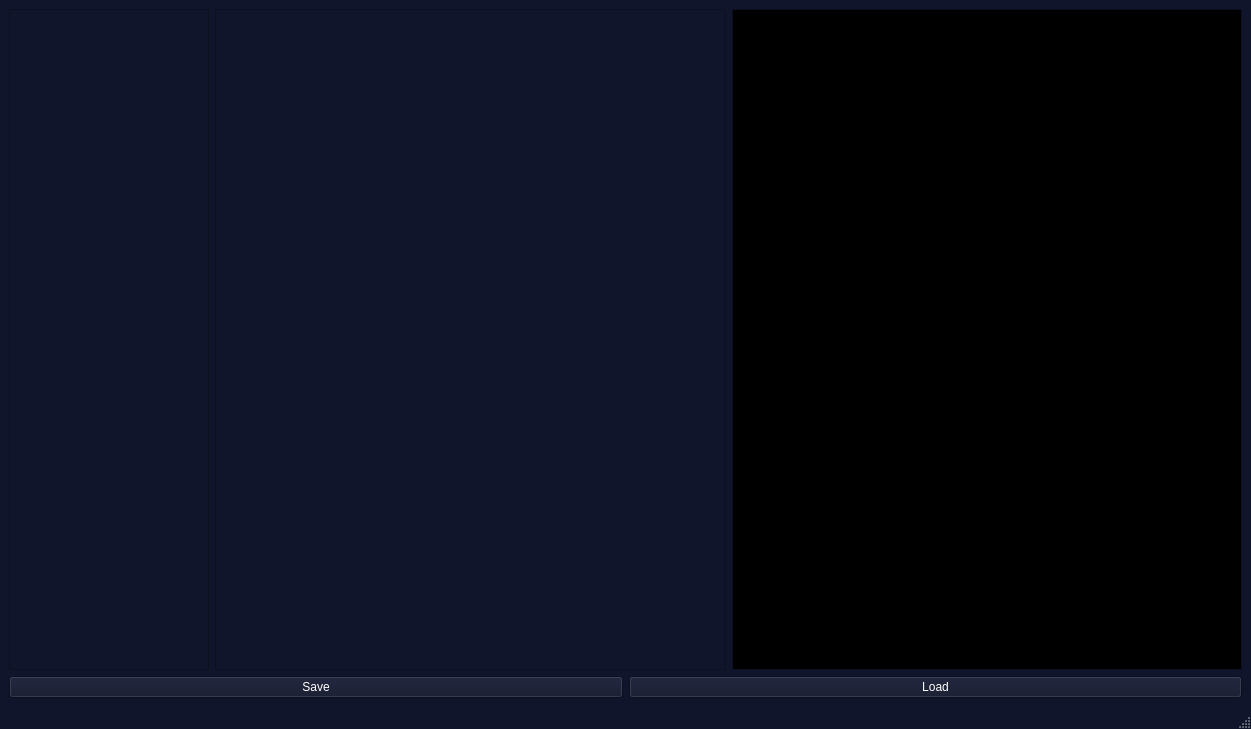
<?xml version="1.0" encoding="UTF-8"?>
<ui version="4.0">
 <class>MainWindow</class>
 <widget class="QMainWindow" name="MainWindow">
  <property name="geometry">
   <rect>
    <x>0</x>
    <y>0</y>
    <width>1251</width>
    <height>729</height>
   </rect>
  </property>
  <property name="palette">
   <palette>
    <active>
     <colorrole role="WindowText">
      <brush brushstyle="SolidPattern">
       <color alpha="255">
        <red>255</red>
        <green>255</green>
        <blue>255</blue>
       </color>
      </brush>
     </colorrole>
     <colorrole role="Button">
      <brush brushstyle="SolidPattern">
       <color alpha="255">
        <red>17</red>
        <green>21</green>
        <blue>43</blue>
       </color>
      </brush>
     </colorrole>
     <colorrole role="Light">
      <brush brushstyle="SolidPattern">
       <color alpha="255">
        <red>25</red>
        <green>31</green>
        <blue>65</blue>
       </color>
      </brush>
     </colorrole>
     <colorrole role="Midlight">
      <brush brushstyle="SolidPattern">
       <color alpha="255">
        <red>21</red>
        <green>26</green>
        <blue>54</blue>
       </color>
      </brush>
     </colorrole>
     <colorrole role="Dark">
      <brush brushstyle="SolidPattern">
       <color alpha="255">
        <red>8</red>
        <green>10</green>
        <blue>22</blue>
       </color>
      </brush>
     </colorrole>
     <colorrole role="Mid">
      <brush brushstyle="SolidPattern">
       <color alpha="255">
        <red>11</red>
        <green>14</green>
        <blue>29</blue>
       </color>
      </brush>
     </colorrole>
     <colorrole role="Text">
      <brush brushstyle="SolidPattern">
       <color alpha="255">
        <red>255</red>
        <green>255</green>
        <blue>255</blue>
       </color>
      </brush>
     </colorrole>
     <colorrole role="BrightText">
      <brush brushstyle="SolidPattern">
       <color alpha="255">
        <red>255</red>
        <green>255</green>
        <blue>255</blue>
       </color>
      </brush>
     </colorrole>
     <colorrole role="ButtonText">
      <brush brushstyle="SolidPattern">
       <color alpha="255">
        <red>255</red>
        <green>255</green>
        <blue>255</blue>
       </color>
      </brush>
     </colorrole>
     <colorrole role="Base">
      <brush brushstyle="SolidPattern">
       <color alpha="255">
        <red>0</red>
        <green>0</green>
        <blue>0</blue>
       </color>
      </brush>
     </colorrole>
     <colorrole role="Window">
      <brush brushstyle="SolidPattern">
       <color alpha="255">
        <red>17</red>
        <green>21</green>
        <blue>43</blue>
       </color>
      </brush>
     </colorrole>
     <colorrole role="Shadow">
      <brush brushstyle="SolidPattern">
       <color alpha="255">
        <red>0</red>
        <green>0</green>
        <blue>0</blue>
       </color>
      </brush>
     </colorrole>
     <colorrole role="AlternateBase">
      <brush brushstyle="SolidPattern">
       <color alpha="255">
        <red>8</red>
        <green>10</green>
        <blue>21</blue>
       </color>
      </brush>
     </colorrole>
     <colorrole role="ToolTipBase">
      <brush brushstyle="SolidPattern">
       <color alpha="255">
        <red>255</red>
        <green>255</green>
        <blue>220</blue>
       </color>
      </brush>
     </colorrole>
     <colorrole role="ToolTipText">
      <brush brushstyle="SolidPattern">
       <color alpha="255">
        <red>0</red>
        <green>0</green>
        <blue>0</blue>
       </color>
      </brush>
     </colorrole>
     <colorrole role="PlaceholderText">
      <brush brushstyle="SolidPattern">
       <color alpha="127">
        <red>255</red>
        <green>255</green>
        <blue>255</blue>
       </color>
      </brush>
     </colorrole>
     <colorrole role="Accent">
      <brush brushstyle="SolidPattern">
       <color alpha="255">
        <red>0</red>
        <green>0</green>
        <blue>0</blue>
       </color>
      </brush>
     </colorrole>
    </active>
    <inactive>
     <colorrole role="WindowText">
      <brush brushstyle="SolidPattern">
       <color alpha="255">
        <red>255</red>
        <green>255</green>
        <blue>255</blue>
       </color>
      </brush>
     </colorrole>
     <colorrole role="Button">
      <brush brushstyle="SolidPattern">
       <color alpha="255">
        <red>17</red>
        <green>21</green>
        <blue>43</blue>
       </color>
      </brush>
     </colorrole>
     <colorrole role="Light">
      <brush brushstyle="SolidPattern">
       <color alpha="255">
        <red>25</red>
        <green>31</green>
        <blue>65</blue>
       </color>
      </brush>
     </colorrole>
     <colorrole role="Midlight">
      <brush brushstyle="SolidPattern">
       <color alpha="255">
        <red>21</red>
        <green>26</green>
        <blue>54</blue>
       </color>
      </brush>
     </colorrole>
     <colorrole role="Dark">
      <brush brushstyle="SolidPattern">
       <color alpha="255">
        <red>8</red>
        <green>10</green>
        <blue>22</blue>
       </color>
      </brush>
     </colorrole>
     <colorrole role="Mid">
      <brush brushstyle="SolidPattern">
       <color alpha="255">
        <red>11</red>
        <green>14</green>
        <blue>29</blue>
       </color>
      </brush>
     </colorrole>
     <colorrole role="Text">
      <brush brushstyle="SolidPattern">
       <color alpha="255">
        <red>255</red>
        <green>255</green>
        <blue>255</blue>
       </color>
      </brush>
     </colorrole>
     <colorrole role="BrightText">
      <brush brushstyle="SolidPattern">
       <color alpha="255">
        <red>255</red>
        <green>255</green>
        <blue>255</blue>
       </color>
      </brush>
     </colorrole>
     <colorrole role="ButtonText">
      <brush brushstyle="SolidPattern">
       <color alpha="255">
        <red>255</red>
        <green>255</green>
        <blue>255</blue>
       </color>
      </brush>
     </colorrole>
     <colorrole role="Base">
      <brush brushstyle="SolidPattern">
       <color alpha="255">
        <red>0</red>
        <green>0</green>
        <blue>0</blue>
       </color>
      </brush>
     </colorrole>
     <colorrole role="Window">
      <brush brushstyle="SolidPattern">
       <color alpha="255">
        <red>17</red>
        <green>21</green>
        <blue>43</blue>
       </color>
      </brush>
     </colorrole>
     <colorrole role="Shadow">
      <brush brushstyle="SolidPattern">
       <color alpha="255">
        <red>0</red>
        <green>0</green>
        <blue>0</blue>
       </color>
      </brush>
     </colorrole>
     <colorrole role="AlternateBase">
      <brush brushstyle="SolidPattern">
       <color alpha="255">
        <red>8</red>
        <green>10</green>
        <blue>21</blue>
       </color>
      </brush>
     </colorrole>
     <colorrole role="ToolTipBase">
      <brush brushstyle="SolidPattern">
       <color alpha="255">
        <red>255</red>
        <green>255</green>
        <blue>220</blue>
       </color>
      </brush>
     </colorrole>
     <colorrole role="ToolTipText">
      <brush brushstyle="SolidPattern">
       <color alpha="255">
        <red>0</red>
        <green>0</green>
        <blue>0</blue>
       </color>
      </brush>
     </colorrole>
     <colorrole role="PlaceholderText">
      <brush brushstyle="SolidPattern">
       <color alpha="127">
        <red>255</red>
        <green>255</green>
        <blue>255</blue>
       </color>
      </brush>
     </colorrole>
     <colorrole role="Accent">
      <brush brushstyle="SolidPattern">
       <color alpha="255">
        <red>0</red>
        <green>0</green>
        <blue>0</blue>
       </color>
      </brush>
     </colorrole>
    </inactive>
    <disabled>
     <colorrole role="WindowText">
      <brush brushstyle="SolidPattern">
       <color alpha="255">
        <red>8</red>
        <green>10</green>
        <blue>22</blue>
       </color>
      </brush>
     </colorrole>
     <colorrole role="Button">
      <brush brushstyle="SolidPattern">
       <color alpha="255">
        <red>17</red>
        <green>21</green>
        <blue>43</blue>
       </color>
      </brush>
     </colorrole>
     <colorrole role="Light">
      <brush brushstyle="SolidPattern">
       <color alpha="255">
        <red>25</red>
        <green>31</green>
        <blue>65</blue>
       </color>
      </brush>
     </colorrole>
     <colorrole role="Midlight">
      <brush brushstyle="SolidPattern">
       <color alpha="255">
        <red>21</red>
        <green>26</green>
        <blue>54</blue>
       </color>
      </brush>
     </colorrole>
     <colorrole role="Dark">
      <brush brushstyle="SolidPattern">
       <color alpha="255">
        <red>8</red>
        <green>10</green>
        <blue>22</blue>
       </color>
      </brush>
     </colorrole>
     <colorrole role="Mid">
      <brush brushstyle="SolidPattern">
       <color alpha="255">
        <red>11</red>
        <green>14</green>
        <blue>29</blue>
       </color>
      </brush>
     </colorrole>
     <colorrole role="Text">
      <brush brushstyle="SolidPattern">
       <color alpha="255">
        <red>8</red>
        <green>10</green>
        <blue>22</blue>
       </color>
      </brush>
     </colorrole>
     <colorrole role="BrightText">
      <brush brushstyle="SolidPattern">
       <color alpha="255">
        <red>255</red>
        <green>255</green>
        <blue>255</blue>
       </color>
      </brush>
     </colorrole>
     <colorrole role="ButtonText">
      <brush brushstyle="SolidPattern">
       <color alpha="255">
        <red>8</red>
        <green>10</green>
        <blue>22</blue>
       </color>
      </brush>
     </colorrole>
     <colorrole role="Base">
      <brush brushstyle="SolidPattern">
       <color alpha="255">
        <red>17</red>
        <green>21</green>
        <blue>43</blue>
       </color>
      </brush>
     </colorrole>
     <colorrole role="Window">
      <brush brushstyle="SolidPattern">
       <color alpha="255">
        <red>17</red>
        <green>21</green>
        <blue>43</blue>
       </color>
      </brush>
     </colorrole>
     <colorrole role="Shadow">
      <brush brushstyle="SolidPattern">
       <color alpha="255">
        <red>0</red>
        <green>0</green>
        <blue>0</blue>
       </color>
      </brush>
     </colorrole>
     <colorrole role="AlternateBase">
      <brush brushstyle="SolidPattern">
       <color alpha="255">
        <red>17</red>
        <green>21</green>
        <blue>43</blue>
       </color>
      </brush>
     </colorrole>
     <colorrole role="ToolTipBase">
      <brush brushstyle="SolidPattern">
       <color alpha="255">
        <red>255</red>
        <green>255</green>
        <blue>220</blue>
       </color>
      </brush>
     </colorrole>
     <colorrole role="ToolTipText">
      <brush brushstyle="SolidPattern">
       <color alpha="255">
        <red>0</red>
        <green>0</green>
        <blue>0</blue>
       </color>
      </brush>
     </colorrole>
     <colorrole role="PlaceholderText">
      <brush brushstyle="SolidPattern">
       <color alpha="127">
        <red>8</red>
        <green>10</green>
        <blue>22</blue>
       </color>
      </brush>
     </colorrole>
     <colorrole role="Accent">
      <brush brushstyle="SolidPattern">
       <color alpha="255">
        <red>12</red>
        <green>15</green>
        <blue>31</blue>
       </color>
      </brush>
     </colorrole>
    </disabled>
   </palette>
  </property>
  <property name="windowTitle">
   <string>MainWindow</string>
  </property>
  <widget class="QWidget" name="centralwidget">
   <layout class="QVBoxLayout" name="verticalLayout">
    <item>
     <layout class="QVBoxLayout" name="verticalLayout_2">
      <item>
       <layout class="QHBoxLayout" name="horizontalLayout">
        <item>
         <widget class="QScrollArea" name="m_scrollToolBox">
          <property name="sizePolicy">
           <sizepolicy hsizetype="MinimumExpanding" vsizetype="MinimumExpanding">
            <horstretch>0</horstretch>
            <verstretch>0</verstretch>
           </sizepolicy>
          </property>
          <property name="maximumSize">
           <size>
            <width>200</width>
            <height>16777215</height>
           </size>
          </property>
          <property name="widgetResizable">
           <bool>true</bool>
          </property>
          <widget class="ToolBox" name="m_toolBox">
           <property name="geometry">
            <rect>
             <x>0</x>
             <y>0</y>
             <width>198</width>
             <height>628</height>
            </rect>
           </property>
          </widget>
         </widget>
        </item>
        <item>
         <widget class="QScrollArea" name="m_scrollDiagram">
          <property name="widgetResizable">
           <bool>true</bool>
          </property>
          <widget class="Diagram" name="scrollAreaWidgetContents">
           <property name="geometry">
            <rect>
             <x>0</x>
             <y>0</y>
             <width>507</width>
             <height>628</height>
            </rect>
           </property>
          </widget>
         </widget>
        </item>
        <item>
         <widget class="QTextEdit" name="m_textEdit"/>
        </item>
       </layout>
      </item>
      <item>
       <layout class="QHBoxLayout" name="horizontalLayout_2">
        <item>
         <widget class="QPushButton" name="m_save">
          <property name="mouseTracking">
           <bool>false</bool>
          </property>
          <property name="autoFillBackground">
           <bool>false</bool>
          </property>
          <property name="text">
           <string>Save</string>
          </property>
          <property name="autoDefault">
           <bool>false</bool>
          </property>
          <property name="default">
           <bool>false</bool>
          </property>
         </widget>
        </item>
        <item>
         <widget class="QPushButton" name="m_load">
          <property name="text">
           <string>Load</string>
          </property>
         </widget>
        </item>
       </layout>
      </item>
     </layout>
    </item>
   </layout>
  </widget>
  <widget class="QMenuBar" name="menubar">
   <property name="geometry">
    <rect>
     <x>0</x>
     <y>0</y>
     <width>1251</width>
     <height>22</height>
    </rect>
   </property>
  </widget>
  <widget class="QStatusBar" name="statusbar"/>
 </widget>
 <customwidgets>
  <customwidget>
   <class>ToolBox</class>
   <extends>QWidget</extends>
   <header>ToolBox.h</header>
   <container>1</container>
  </customwidget>
  <customwidget>
   <class>Diagram</class>
   <extends>QWidget</extends>
   <header>Diagram.h</header>
   <container>1</container>
  </customwidget>
 </customwidgets>
 <resources/>
 <connections/>
</ui>
